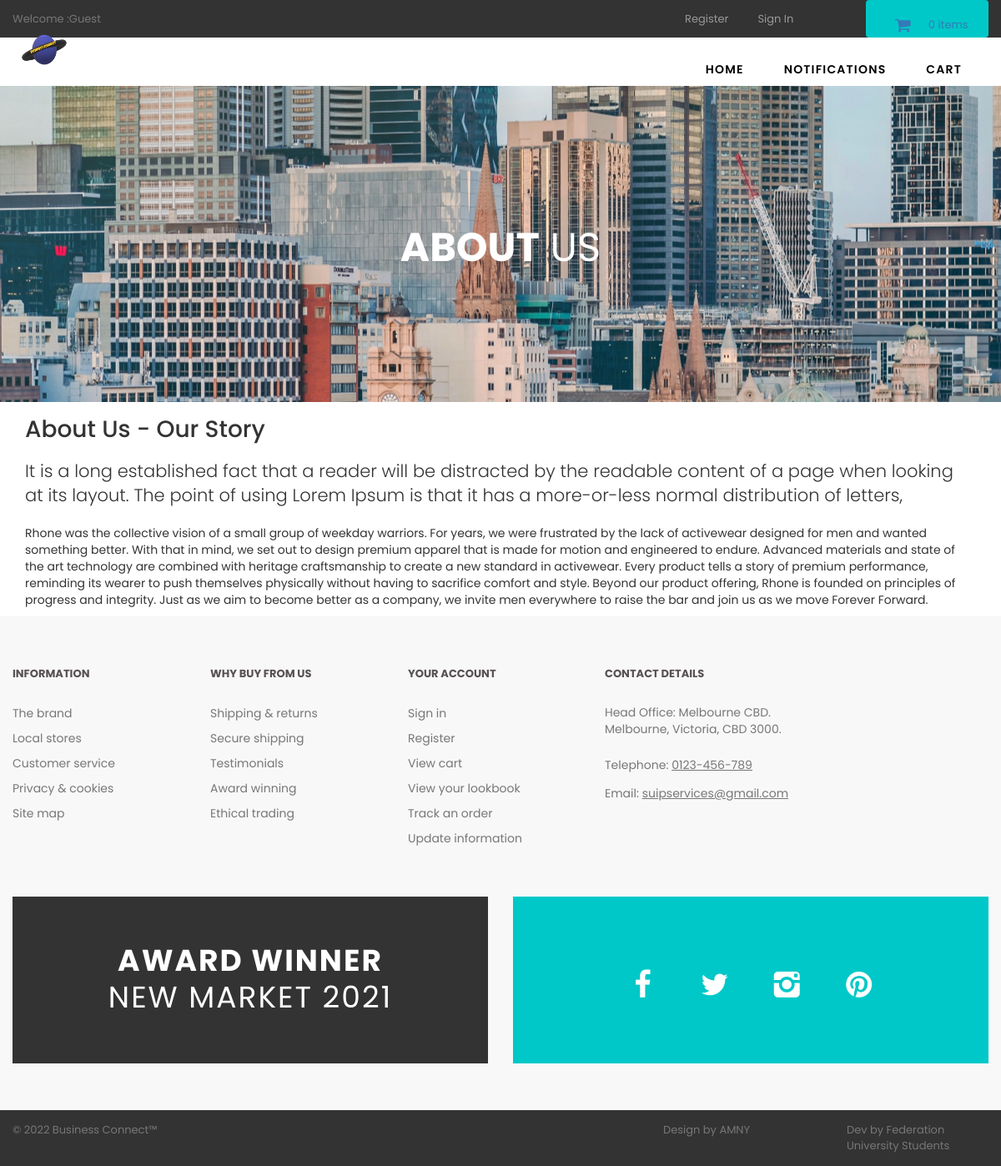
The page /about.php on the database as committed earlier.
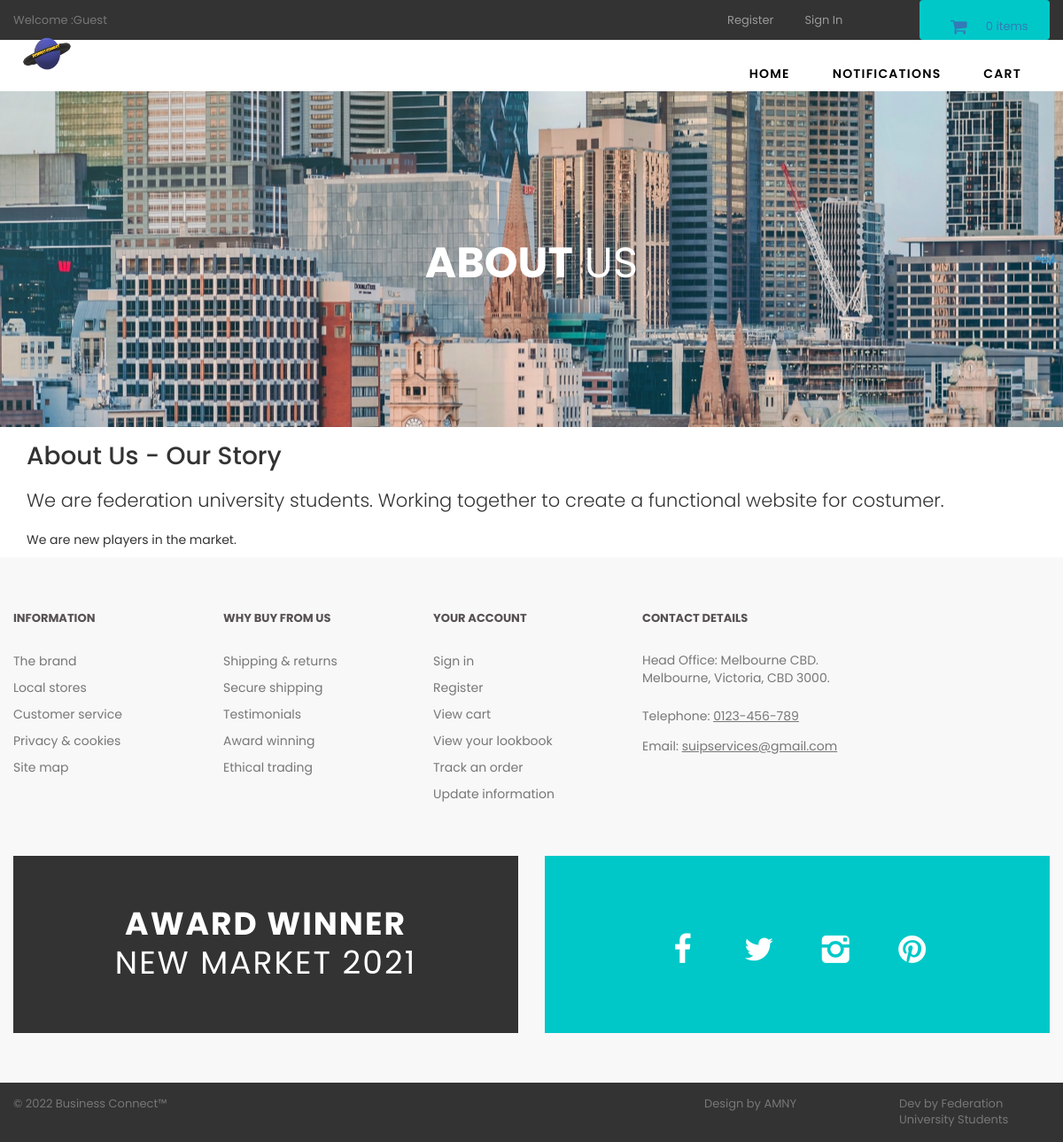
The same page on the database as committed later.
### tables this page shows
CREATE TABLE `about_us` (
  `about_id` int(10) NOT NULL,
  `about_heading` text NOT NULL,
  `about_short_desc` text NOT NULL,
  `about_desc` text NOT NULL
);

### about.php (the view, shortened to what this page needs)
<?php
include("includes/db.php");
include("includes/header.php");
include("includes/main.php");
?>
  <main>
    <div class="nero">
      <div class="nero__heading">
        <span class="nero__bold">About</span> us
      </div>
    </div>
  </main>
<div id="content" >
<div class="container" >
<div class="col-md-12" >
<div class="box" >
<?php
$get_about_us = "select * from about_us";
$run_about_us = mysqli_query($con,$get_about_us);
$row_about_us = mysqli_fetch_array($run_about_us);
$about_heading = $row_about_us['about_heading'];
$about_short_desc = $row_about_us['about_short_desc'];
$about_desc = $row_about_us['about_desc'];
?>
<h1> <?php echo $about_heading; ?> </h1>
<p class="lead"> <?php echo $about_short_desc; ?> </p>
<p> <?php echo $about_desc; ?> </p>
</div>
</div>
</div>
</div>
<?php
include("includes/footer.php");
?>
</body>
</html>

Rows that differ between the two databases and show on the page:
changed about_us "About Us - Our Story": about_short_desc "It is a long established fact that a reader will be distracted by the readable content of a page when looking at its layout. The point of using Lorem Ipsum is that it has a more-or-less normal distribution of letters," → "We are federation university students. Working together to create a functional website for costumer."; about_desc "Rhone was the collective vision of a small group of weekday warriors. For years, we were frustrated by the lack of activewear designed for men and wanted something better. With that in mind, we set out to design premium apparel that is made for motion and engineered to endure. Advanced materials and state of the art technology are combined with heritage craftsmanship to create a new standard in activewear. Every product tells a story of premium performance, reminding its wearer to push themselves physically without having to sacrifice comfort and style. Beyond our product offering, Rhone is founded on principles of progress and integrity. Just as we aim to become better as a company, we…" → "We are new players in the market."
